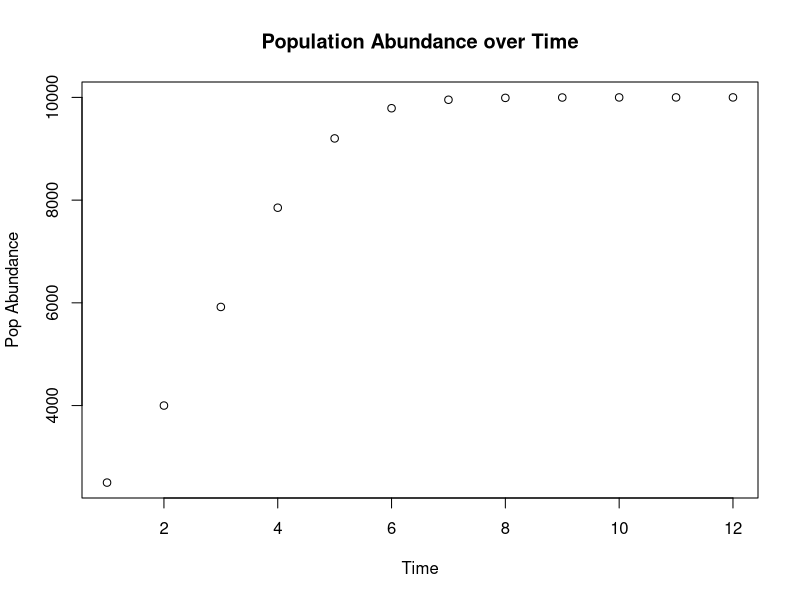
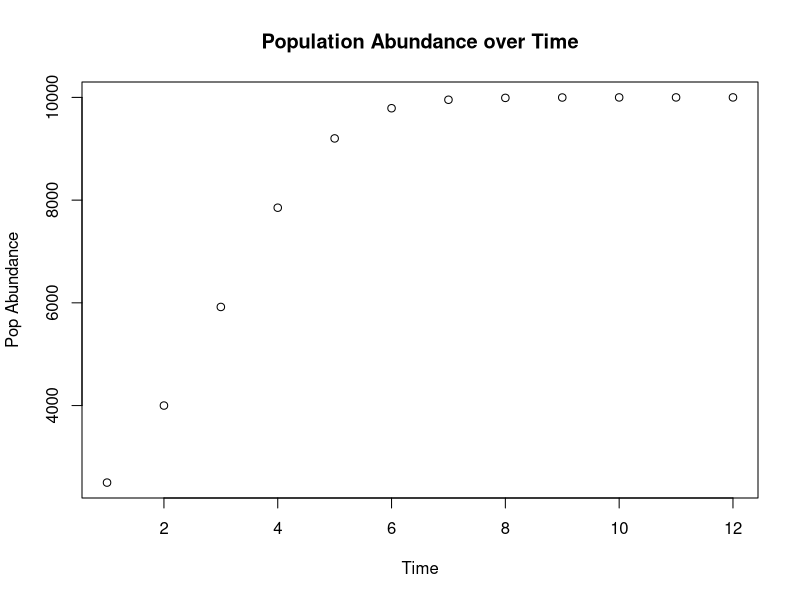

Reproduce these figures in R, in order.
# Logistic growth model function

LogisticGrowth <- function(r, K, g, init){
  n <- rep(NA, g) # pre allocated vector for abundance of pop
  n[1] = init # abundance of population at time 1
  K <- 10000 # carrying cap
  r <- 0.8 # growth rate
  time <- 1:g #relevant time frame
  
  for (i in 2:g){
    n[i] <- n[i-1] + ( r * n[i-1] * (K - n[i-1])/K ) # logistic growth eqn
    abundance <- n
    print(n[i])
  }
  plot(time,abundance, main = "Population Abundance over Time", xlab = "Time", ylab = "Pop Abundance")
  
  results <- cbind(time, abundance)
  colnames(results) <- c("Generations", "Abundance")
  rownames(results) <- NULL
  return(results)
}

# function test
g <- 12 # number of generations
init <- 2500 # initial population size
K <- 10000 # carrying cap
r <- 0.8 # growth rate

LogisticGrowth(r, K, g, init)

write.csv(LogisticGrowth(r, K, g, init), "Logistic_growth_results.csv")
